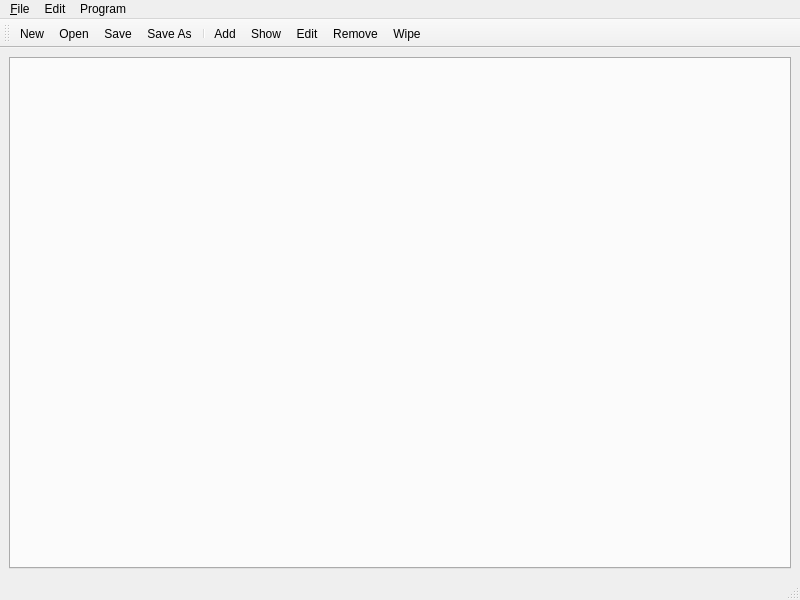
<?xml version="1.0" encoding="UTF-8"?>
<ui version="4.0">
 <class>RootWindow</class>
 <widget class="QMainWindow" name="RootWindow">
  <property name="geometry">
   <rect>
    <x>0</x>
    <y>0</y>
    <width>800</width>
    <height>600</height>
   </rect>
  </property>
  <property name="windowTitle">
   <string>PersonBox</string>
  </property>
  <widget class="QWidget" name="parentWidget">
   <layout class="QVBoxLayout" name="mainLayout">
    <item>
     <widget class="QTabWidget" name="sheetViewer">
      <property name="tabsClosable">
       <bool>true</bool>
      </property>
     </widget>
    </item>
   </layout>
  </widget>
  <widget class="QMenuBar" name="menubar">
   <property name="geometry">
    <rect>
     <x>0</x>
     <y>0</y>
     <width>800</width>
     <height>24</height>
    </rect>
   </property>
   <widget class="QMenu" name="menu_File">
    <property name="title">
     <string>&amp;File</string>
    </property>
    <addaction name="actionNew"/>
    <addaction name="actionOpen"/>
    <addaction name="actionSave"/>
    <addaction name="actionSaveAs"/>
   </widget>
   <widget class="QMenu" name="menuProgram">
    <property name="title">
     <string>Program</string>
    </property>
    <addaction name="actionAdd"/>
    <addaction name="actionEdit"/>
    <addaction name="actionRemove"/>
    <addaction name="actionWipe"/>
    <addaction name="actionShow"/>
   </widget>
   <widget class="QMenu" name="menuEdit">
    <property name="title">
     <string>Edit</string>
    </property>
    <addaction name="actionSelectAll"/>
   </widget>
   <addaction name="menu_File"/>
   <addaction name="menuEdit"/>
   <addaction name="menuProgram"/>
  </widget>
  <widget class="QStatusBar" name="statusbar"/>
  <widget class="QToolBar" name="mainToolbar">
   <property name="windowTitle">
    <string>toolBar</string>
   </property>
   <attribute name="toolBarArea">
    <enum>TopToolBarArea</enum>
   </attribute>
   <attribute name="toolBarBreak">
    <bool>false</bool>
   </attribute>
   <addaction name="actionNew"/>
   <addaction name="actionOpen"/>
   <addaction name="actionSave"/>
   <addaction name="actionSaveAs"/>
   <addaction name="separator"/>
   <addaction name="actionAdd"/>
   <addaction name="actionShow"/>
   <addaction name="actionEdit"/>
   <addaction name="actionRemove"/>
   <addaction name="actionWipe"/>
  </widget>
  <action name="actionNew">
   <property name="icon">
    <iconset resource="../resources.qrc">
     <normaloff>:/icons/resources/icons/New.ico</normaloff>:/icons/resources/icons/New.ico</iconset>
   </property>
   <property name="text">
    <string>New</string>
   </property>
   <property name="toolTip">
    <string>Create a new sheet</string>
   </property>
   <property name="shortcut">
    <string>Ctrl+N</string>
   </property>
  </action>
  <action name="actionOpen">
   <property name="icon">
    <iconset resource="../resources.qrc">
     <normaloff>:/icons/resources/icons/Open.ico</normaloff>:/icons/resources/icons/Open.ico</iconset>
   </property>
   <property name="text">
    <string>Open</string>
   </property>
   <property name="toolTip">
    <string>Open a new file</string>
   </property>
   <property name="shortcut">
    <string>Ctrl+O</string>
   </property>
  </action>
  <action name="actionSave">
   <property name="icon">
    <iconset resource="../resources.qrc">
     <normaloff>:/icons/resources/icons/Save.ico</normaloff>:/icons/resources/icons/Save.ico</iconset>
   </property>
   <property name="text">
    <string>Save</string>
   </property>
   <property name="toolTip">
    <string>Save the current sheet</string>
   </property>
   <property name="shortcut">
    <string>Ctrl+S</string>
   </property>
  </action>
  <action name="actionSaveAs">
   <property name="icon">
    <iconset resource="../resources.qrc">
     <normaloff>:/icons/resources/icons/Save As.ico</normaloff>:/icons/resources/icons/Save As.ico</iconset>
   </property>
   <property name="text">
    <string>Save As</string>
   </property>
   <property name="toolTip">
    <string>Save the current sheet</string>
   </property>
  </action>
  <action name="actionAdd">
   <property name="icon">
    <iconset resource="../resources.qrc">
     <normaloff>:/icons/resources/icons/Add.ico</normaloff>:/icons/resources/icons/Add.ico</iconset>
   </property>
   <property name="text">
    <string>Add</string>
   </property>
   <property name="toolTip">
    <string>Add a new item to the current sheet</string>
   </property>
   <property name="shortcut">
    <string>Alt+N</string>
   </property>
  </action>
  <action name="actionEdit">
   <property name="icon">
    <iconset resource="../resources.qrc">
     <normaloff>:/icons/resources/icons/Edit.ico</normaloff>:/icons/resources/icons/Edit.ico</iconset>
   </property>
   <property name="text">
    <string>Edit</string>
   </property>
   <property name="toolTip">
    <string>Edit the selected item from the current sheet</string>
   </property>
   <property name="shortcut">
    <string>Alt+E</string>
   </property>
  </action>
  <action name="actionRemove">
   <property name="icon">
    <iconset resource="../resources.qrc">
     <normaloff>:/icons/resources/icons/Delete.ico</normaloff>:/icons/resources/icons/Delete.ico</iconset>
   </property>
   <property name="text">
    <string>Remove</string>
   </property>
   <property name="toolTip">
    <string>Remove the selected items from the current sheet</string>
   </property>
   <property name="shortcut">
    <string>Del</string>
   </property>
  </action>
  <action name="actionWipe">
   <property name="icon">
    <iconset resource="../resources.qrc">
     <normaloff>:/icons/resources/icons/Trash.ico</normaloff>:/icons/resources/icons/Trash.ico</iconset>
   </property>
   <property name="text">
    <string>Wipe</string>
   </property>
   <property name="toolTip">
    <string>Wipe the current sheet</string>
   </property>
   <property name="shortcut">
    <string>Alt+Del</string>
   </property>
  </action>
  <action name="actionShow">
   <property name="icon">
    <iconset resource="../resources.qrc">
     <normaloff>:/icons/resources/icons/Show.ico</normaloff>:/icons/resources/icons/Show.ico</iconset>
   </property>
   <property name="text">
    <string>Show</string>
   </property>
   <property name="toolTip">
    <string>Show the information of the current item</string>
   </property>
   <property name="shortcut">
    <string>Alt+S</string>
   </property>
  </action>
  <action name="actionSelectAll">
   <property name="text">
    <string>Select All</string>
   </property>
   <property name="shortcut">
    <string>Ctrl+A</string>
   </property>
  </action>
 </widget>
 <resources>
  <include location="../resources.qrc"/>
 </resources>
 <connections/>
</ui>
